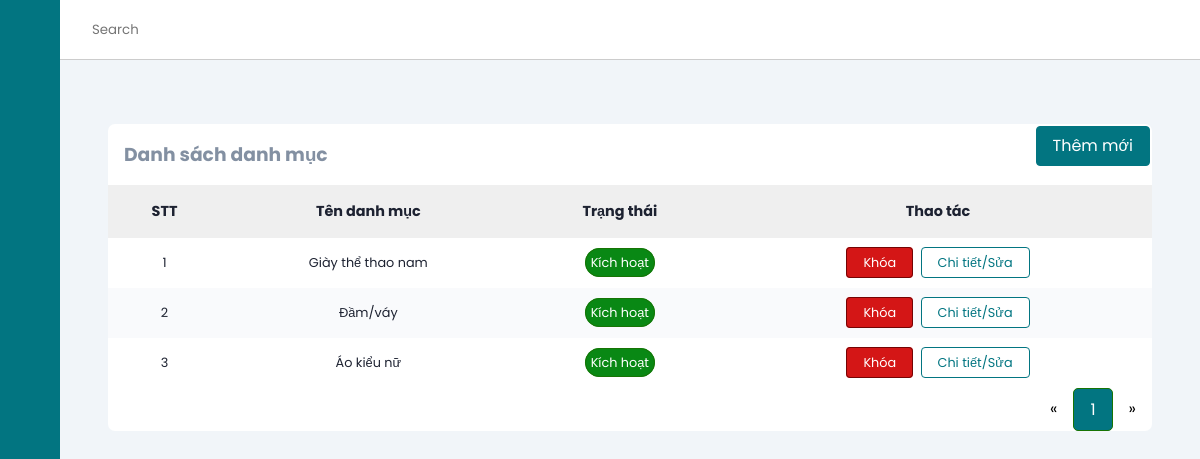
The app's page /categoryManage?page=1 (signed in) with its own data.
### tables this page shows
CREATE TABLE `categories` (
  `id` int(11) NOT NULL,
  `name` varchar(255) NOT NULL,
  `status` tinyint(4) NOT NULL DEFAULT 1
);

### mvc/core/ControllerBase.php (called while the page is built, shortened)
<?php
class ControllerBase{
    public function view($view, $data=[]){
        require_once "./mvc/views/".$view.".php";
    }
}
?>

### mvc/controllers/categoryManage.php (called while the page is built, shortened)
<?php
class categoryManage extends ControllerBase
{
    public function index($page = 1)
    {
        $category = $this->model("categoryModel");
        $categoryList = ($category->getAllAdmin($page['page']))->fetch_all(MYSQLI_ASSOC);
        $countPaging = $category->getCountPaging(8);
        $this->view("admin/category", [
            "headTitle" => "Quản lý danh mục",
            "categoryList" => $categoryList,
            'countPaging'=>$countPaging
        ]);
    }
}

### mvc/core/App.php (called while the page is built, shortened)
<?php
class App
{
    protected $action = "Index";
    function __construct()
    {
        $arr = $this->UrlProcess();
        if (file_exists("./mvc/controllers/" . $arr[0] . ".php")) {
            unset($arr[0]);
        }
        $this->controller = new $this->controller;
        $this->params = $arr ? array_values($arr) : [];
        array_push($this->params, $_GET);
        call_user_func_array([$this->controller, $this->action], $this->params);
    }
    function UrlProcess()
    {
        if (isset($_GET["url"])) {
            return explode("/", filter_var(trim($_GET["url"], "/")));
        }
    }
}

### index.php (called while the page is built, shortened)
<?php
$myApp = new App();
?>

### mvc/core/DB.php (called while the page is built, shortened)
<?php
class DB{
    private static $instance = null;
    protected $servername = "localhost";
    protected $username = "root";
    protected $password = "";
    private function __construct(){
        $this->con = mysqli_connect($this->servername, $this->username, $this->password);
    }
    public static function getInstance()
    {
      if(!self::$instance)
      {
        self::$instance = new DB();
      }
      return self::$instance;
    }
}
?>

### mvc/models/CategoryModel.php (called while the page is built, shortened)
<?php
class categoryModel
{
    private static $instance = null;
    public static function getInstance()
    {
        if (!self::$instance) {
            self::$instance = new categoryModel();
        }
        return self::$instance;
    }
    public function getAllAdmin($page = 1, $total = 8)
    {
        $tmp = ($page - 1) * $total;
        $db = DB::getInstance();
        $sql = "SELECT * FROM categories LIMIT $tmp,$total";
        $result = mysqli_query($db->con, $sql);
        return $result;
    }
}

### mvc/views/admin/category.php (the view, shortened to what this page needs)
<?php require APP_ROOT . '/views/admin/inc/head.php'; ?>
<body>
    <?php require APP_ROOT . '/views/admin/inc/sidebar.php'; ?>
    <div class="main-content">
        <header>
            <div class="search-wrapper">
                <input type="search" placeholder="Search">
            </div>
            <div class="social-icons">
                <div></div>
            </div>
        </header>
        <main>
            <section class="recent">
                <div class="activity-grid">
                    <div class="activity-card">
                        <a href="<?= URL_ROOT . '/categoryManage/add' ?>" class="button right">Thêm mới</a>
                        <h3>Danh sách danh mục</h3>
                        <div class="table-responsive">
                            <table>
                                <thead>
                                    <tr>
                                        <th>STT</th>
                                        <th>Tên danh mục</th>
                                        <th>Trạng thái</th>
                                        <th>Thao tác</th>
                                    </tr>
                                </thead>
                                <tbody>
                                    <?php
                                    $count = 0;
                                    foreach ($data['categoryList'] as $key => $value) {
                                    ?>
                                        <tr>
                                            <td><?= ++$count ?></td>
                                            <td><?= $value['name'] ?></td>
                                            <?php
                                            if ($value['status']) { ?>
                                                <td><span class="active">Kích hoạt</span></td>
                                            <?php } else { ?>
                                                <td><span class="block">Khóa</span></td>
                                            <?php }
                                            ?>
                                            <td>
                                                <?php
                                                if ($value['status']) { ?>
                                                    <a class="button-red" href="<?= URL_ROOT . '/categoryManage/changeStatus/' . $value['id'] ?>">Khóa</a>
                                                <?php } else { ?>
                                                    <a class="button-green" href="<?= URL_ROOT . '/categoryManage/changeStatus/' . $value['id'] ?>">Mở</a>
                                                <?php }
                                                ?>
                                                <a class="button-normal" href="<?= URL_ROOT . '/categoryManage/edit/' . $value['id'] ?>">Chi tiết/Sửa</a>
                                            </td>
                                        </tr>
                                    <?php }
                                    ?>
                                </tbody>
                            </table>
                        </div>
                        <div class="pagination">
                            <a href="<?= URL_ROOT ?>/categoryManage?page=<?= (isset($_GET['page'])) ? (($_GET['page'] <= 1) ? 1 : $_GET['page'] - 1) : 1 ?>">&laquo;</a>
                            <?php
                            for ($i = 1; $i <= $data['countPaging']; $i++) {
                                if (isset($_GET['page'])) {
                                    if ($i == $_GET['page']) { ?>
                                        <a class="active" href="<?= URL_ROOT ?>/categoryManage?page=<?= $i ?>"><?= $i ?></a>
                                    <?php } else { ?>
                                        <a href="<?= URL_ROOT ?>/categoryManage?page=<?= $i ?>"><?= $i ?></a>
                                    <?php  }
                                } ?>
                            <?php }
                            ?>
                            <a href="<?= URL_ROOT ?>/categoryManage?page=<?= (isset($_GET['page'])) ? ($_GET['page'] == $data['countPaging'] ? $_GET['page'] : $_GET['page'] + 1) : 2 ?>">&raquo;</a>
                        </div>
                    </div>
                </div>
            </section>
        </main>
    </div>
</body>
</html>

### public/css/admin.css (style rules this page uses)
:root { --main-color: #027581; --color-dark: #1D2231; --text-grey: #8390A2; }
* { font-family: 'Poppins', sans-serif; margin: 0; padding: 0; text-decoration: none; list-style-type: none; box-sizing: border-box; }
.main-content { position: relative; margin-left: 240px; transition: margin-left 500ms; }
header { position: fixed; left: 240px; top: 0; z-index: 100; width: calc(100% - 240px); background: #fff; height: 60px; padding: 0rem 1rem; display: flex; align-items: center; justify-content: space-between; border-bottom: 1px solid #ccc; transition: left 500ms; }
.search-wrapper { display: flex; align-items: center; }
.search-wrapper input { border: 0; outline: 0; padding: 1rem; height: 38px; }
.social-icons { display: flex; align-items: center; }
.social-icons span, .social-icons div { margin-left: 1.2rem; }
.social-icons div { height: 38px; width: 38px; background-size: cover; background-repeat: no-repeat; background-image: url(img/1.jpg); border-radius: 50%; }
main { margin-top: 60px; background: #f1f5f9; min-height: 90vh; padding: 1rem 3rem; }
.recent { margin-top: 3rem; margin-bottom: 3rem; }
.activity-grid { display: grid; grid-template-columns: 100% 25%; grid-column-gap: 1.5rem; }
.activity-card, .summary-card, .bday-card { background: #fff; border-radius: 7px; }
.activity-card h3 { color: var(--text-grey); margin: 1rem; }
.activity-card table { width: 100%; border-collapse: collapse; }
.activity-card thead { background: #efefef; text-align: left; }
th, td { font-size: .9rem; padding: 1rem 1rem; color: var(--color-dark); text-align: center; }
td { font-size: .8rem; }
tbody tr:nth-child(even) { background: #f9fafc; }
.button { background: var(--main-color); color: #fff; border: 1px solid var(--main-color); border-radius: 4px; padding: .4rem 1rem; margin: 2px 2px; }
.button-red { background: rgb(212, 22, 22); color: #fff; border: 1px solid rgb(116, 4, 4); border-radius: 4px; padding: .4rem 1rem; margin: 2px 2px; }
.button-normal { background: white; color: var(--main-color); border: 1px solid var(--main-color); border-radius: 4px; padding: .4rem 1rem; margin: 2px 2px; }
.table-responsive { overflow-x: auto; }
@media only screen and (max-width: 1200px) { .main-content { margin-left: 60px; } }
@media only screen and (max-width: 1200px) { .main-content header { left: 60px; width: calc(100% - 60px); } }
.right { float: right; }
input, textarea, select { width: 100%; padding: 12px 20px; margin: 8px 0; display: inline-block; border: 1px solid #ccc; border-radius: 4px; box-sizing: border-box; }
.active { background: rgb(9, 136, 20); color: #fff; border: 1px solid rgb(23, 116, 4); padding: 5px; border-radius: 20px; }
.pagination { float: right; }
.pagination a { color: black; float: left; padding: 8px 16px; text-decoration: none; }
.pagination a.active { background-color: #027581; color: white; border-radius: 5px; }

### records on screen
categories: name "Giày thể thao nam", status "Kích hoạt"
categories: name "Đầm/váy", status "Kích hoạt"
categories: name "Áo kiểu nữ", status "Kích hoạt"
